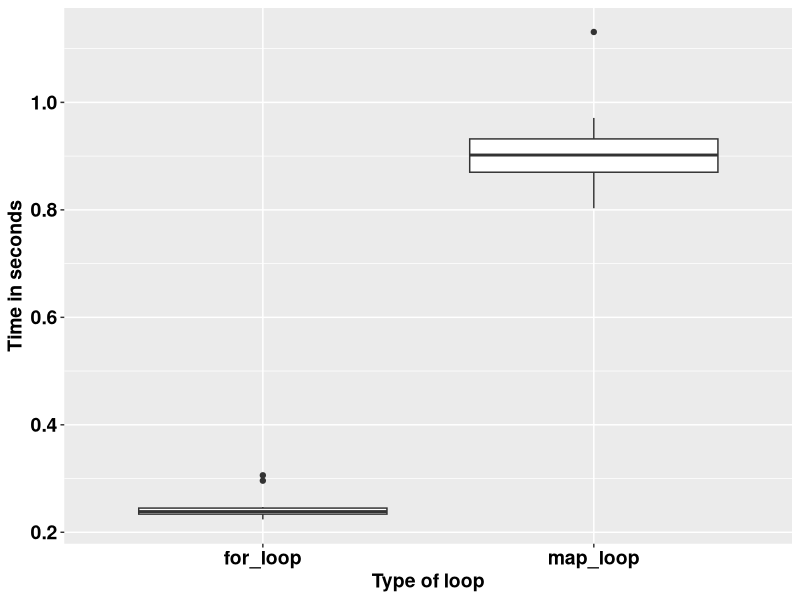

R code for this plot:
## ---- chunk 1
knitr::opts_chunk$set(echo = TRUE)
## ---- chunk 2
square <- function(a) a**2
square(3)
## ---- chunk 3
square <- function(b){ # Create the function name, ca
  b**2
}
square(3)
## ---- chunk 4
square <- function(c){ 
  product <- c**2
  return(product)
}
square(3)
## ---- chunk 5
square <- function(d){
  product <- d**2
  print(product)
}
square(5)
## ---- chunk 6
square <- function(e){
  product <- e**2
  (product)
}
square(9)
## ---- chunk 7
square <- function(f){
  product <- f**2
  show(product)
}
square(9)
## ---- chunk 8
square_root <- function(b){
  product <- b^0.5
  return(product/2)
}
square_root(9)
## ---- chunk 9
square_root
## ---- chunk 10
square(-10:10)
## ---- chunk 11
square_root(c(-26, 1:15, 158))
## ---- chunk 12
m <- list(12, 18, 345)
square_root(m[[2]])
## ---- chunk 13
rescale <- function(x){
  m <- mean(x)
  s <- sd(x)
  (x - m) / s
}
rescale(c(-52, 58, 46, 99))
## ---- chunk 14
rescale <- function(x, only_translate){
  m <- mean(x)
  translated <- x - m
  if (only_translate) return(translated)
  s <- sd(x)
  translated / s
}

rescale(x = 1:6, only_translate = TRUE)
## ---- chunk 15
rescale <- function(x, only_translate){
  m <- mean(x)
  translated <- x - m
  if (only_translate) return(translated)
  s <- sd(x)
  translated / s
}

rescale(x = 1:4, only_translate = FALSE)
## ---- chunk 16
rescale(only_translate = TRUE, x = 1:4)
## ---- chunk 17
rescale(x = 1:4, TRUE)
rescale(TRUE, x = 1:4)
rescale(1:4, only_translate = T)
rescale(only_translate = T, 1:4)
## ---- chunk 18
rescale(1:4, o = T)
rescale(o = T, 1:4)
## ---- chunk 19
rescale <- function(x, only_translate = FALSE){
  m <- mean(x)
  translated <- x - m
  if(only_translate) return(translated)
  s <- sd(x)
  translated / s
}
## ---- chunk 20
rescale(1:4) # This runs with only_translate being taken as FALSE by default.
## ---- chunk 21
rescale <- function(x, ...){
  m <- mean(x, ...)
  s <- sd(x, ...)
  (x - m) / s
}

rescale(1:4) # 
## ---- chunk 22
x <- c(NA, 1:3)
rescale(x)
## ---- chunk 23
x <- c(NA, 1:3)
rescale(x, na.rm = TRUE)
## ---- chunk 24
some_function <- function(x) x
other_function <- function(x, ...) x
# some_function(1:4, foo = "bar") # This does not run because there was no allowance.
other_function(1:4, foo = "bar")

## ---- chunk 25
f <- function(...) list(...)
g <- function(x, y, ...) f(...)
g(x = 1, y = 2, z = 3, w = 4)
## ---- chunk 26
compare_rasters <- function(x) {
  if (sum(x > 0.5, na.rm = TRUE) > 7) {
    return(1)
  } else {
    return(0)
  }
  
}
## ---- chunk 27
library(tidyverse)
volumes <- rnorm(1000000)

for_loop <- vector()

for (k in 1:20) {
  for_loop[k] <- system.time(for (i in 1:length(volumes)) {
    2.3 * volumes[i] ^ 9
  })
}

map_loop <- vector()
for (j in 1:20) {
  map_loop[j] <- system.time(map_vec(volumes, \(x) 2.3 * x ^ 9))
}
## ---- chunk 28
data.frame(for_loop = for_loop, map_loop = map_loop) %>% 
  gather(key = "key", value = "value") %>% 
  ggplot(aes(key, value)) +
  geom_boxplot() +
  labs(x = "Type of loop",
       y = "Time in seconds") +
  theme(text = element_text(size = 14, face = "bold", colour = "black")) +
  theme(axis.text = element_text(size = 14, face = "bold", colour = "black"))
